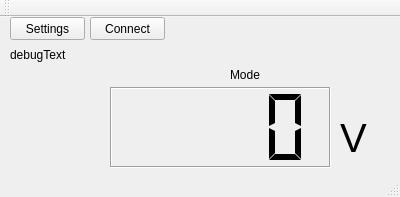
<?xml version="1.0" encoding="UTF-8"?>
<ui version="4.0">
 <class>MainWindow</class>
 <widget class="QMainWindow" name="MainWindow">
  <property name="geometry">
   <rect>
    <x>0</x>
    <y>0</y>
    <width>400</width>
    <height>197</height>
   </rect>
  </property>
  <property name="windowTitle">
   <string>MainWindow</string>
  </property>
  <widget class="QWidget" name="centralWidget">
   <widget class="QPushButton" name="settingsButton">
    <property name="geometry">
     <rect>
      <x>10</x>
      <y>0</y>
      <width>75</width>
      <height>23</height>
     </rect>
    </property>
    <property name="text">
     <string>Settings</string>
    </property>
   </widget>
   <widget class="QPushButton" name="connectButton">
    <property name="geometry">
     <rect>
      <x>90</x>
      <y>0</y>
      <width>75</width>
      <height>23</height>
     </rect>
    </property>
    <property name="text">
     <string>Connect</string>
    </property>
   </widget>
   <widget class="QLCDNumber" name="lcdNumber">
    <property name="geometry">
     <rect>
      <x>110</x>
      <y>70</y>
      <width>221</width>
      <height>81</height>
     </rect>
    </property>
    <property name="frameShadow">
     <enum>QFrame::Sunken</enum>
    </property>
    <property name="smallDecimalPoint">
     <bool>true</bool>
    </property>
    <property name="digitCount">
     <number>4</number>
    </property>
    <property name="segmentStyle">
     <enum>QLCDNumber::Flat</enum>
    </property>
   </widget>
   <widget class="QLabel" name="debugText">
    <property name="geometry">
     <rect>
      <x>10</x>
      <y>30</y>
      <width>201</width>
      <height>16</height>
     </rect>
    </property>
    <property name="text">
     <string>debugText</string>
    </property>
   </widget>
   <widget class="QLabel" name="modeLabel">
    <property name="geometry">
     <rect>
      <x>230</x>
      <y>50</y>
      <width>121</width>
      <height>16</height>
     </rect>
    </property>
    <property name="text">
     <string>Mode</string>
    </property>
   </widget>
   <widget class="QLabel" name="unitLabel">
    <property name="geometry">
     <rect>
      <x>340</x>
      <y>100</y>
      <width>61</width>
      <height>41</height>
     </rect>
    </property>
    <property name="font">
     <font>
      <pointsize>30</pointsize>
     </font>
    </property>
    <property name="text">
     <string>V</string>
    </property>
    <property name="scaledContents">
     <bool>false</bool>
    </property>
   </widget>
  </widget>
  <widget class="QToolBar" name="mainToolBar">
   <attribute name="toolBarArea">
    <enum>TopToolBarArea</enum>
   </attribute>
   <attribute name="toolBarBreak">
    <bool>false</bool>
   </attribute>
  </widget>
  <widget class="QStatusBar" name="statusBar"/>
 </widget>
 <layoutdefault spacing="6" margin="11"/>
 <resources/>
 <connections/>
</ui>
